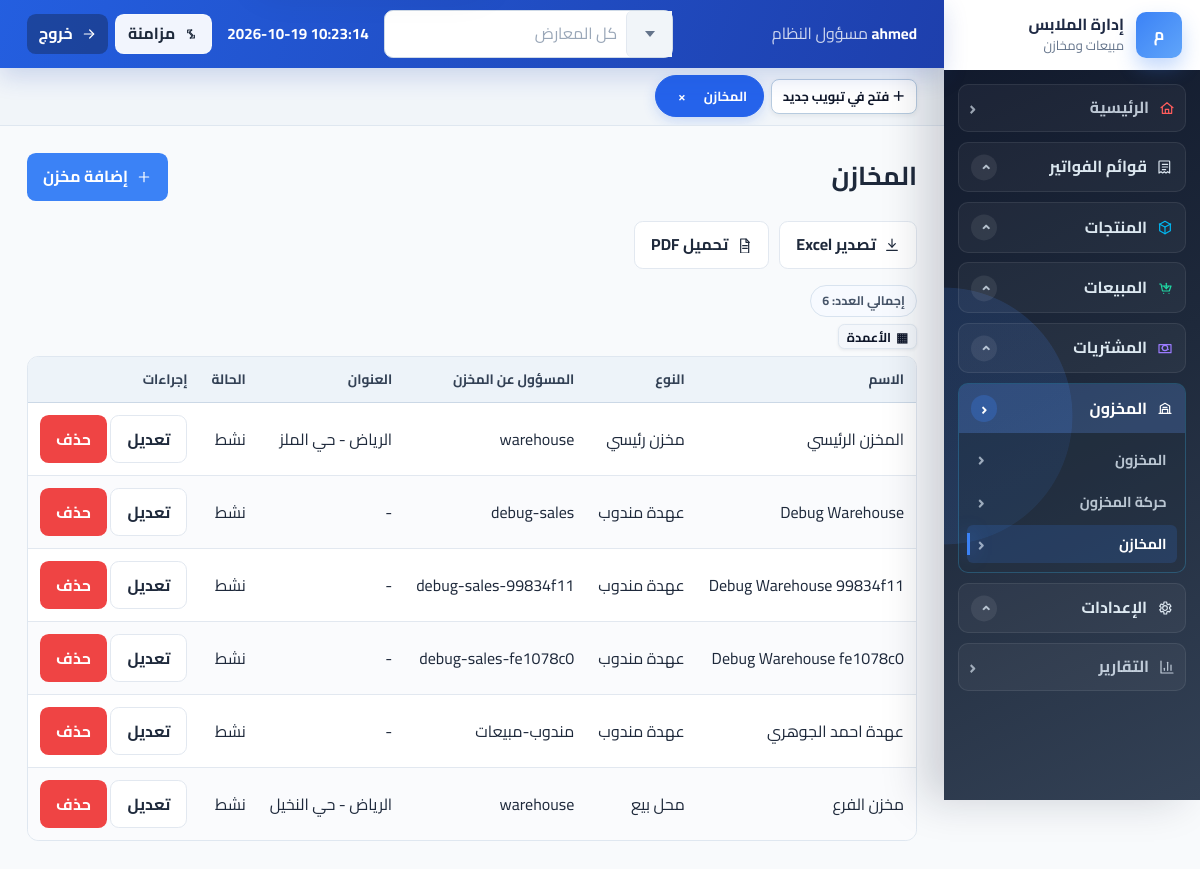
The app's page /inventory/warehouses/ (signed in), older data.
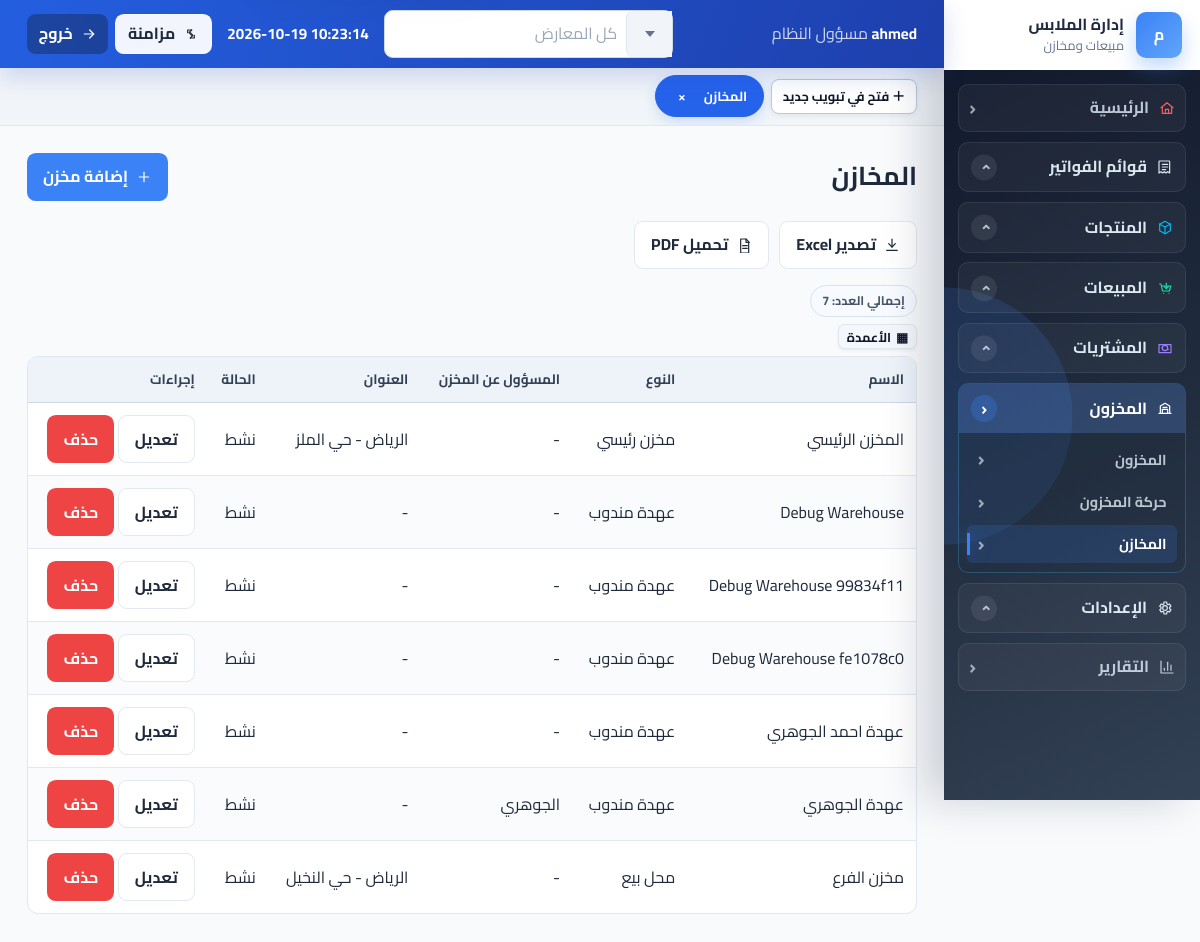
The same page, newer data.
### accounts/models.py (models this page shows, shortened)
class User(AbstractUser):
    ROLE_MANAGER = 'manager'
    ROLE_DIRECTOR = 'director'
    ROLE_SALES = 'sales'
    ROLE_WAREHOUSE = 'warehouse'
    ROLE_CHOICES = [
        (ROLE_MANAGER, 'مسؤول النظام'),
        (ROLE_DIRECTOR, 'المدير'),
        (ROLE_SALES, 'مندوب مبيعات'),
        (ROLE_WAREHOUSE, 'مسؤول مخزن'),
    ]
    username = models.CharField(
        'اسم المستخدم',
        max_length=150,
        unique=True,
        help_text='يمكن استخدام الحروف والأرقام والمسافات.',
        error_messages={'unique': 'يوجد مستخدم بهذا الاسم بالفعل.'},
    )
    role = models.CharField(max_length=20, choices=ROLE_CHOICES, default=ROLE_SALES, db_index=True)
    branch = models.ForeignKey(
        Branch,
        on_delete=models.PROTECT,
        null=True,
        blank=True,
        related_name="users",
    )
    phone = models.CharField(max_length=20, blank=True, null=True)
    created_at = models.DateTimeField(auto_now_add=True, db_index=True)
    objects = BranchUserManager()
    all_objects = UserManager()
    class Meta:
        indexes = [
            models.Index(fields=['role', 'is_active']),
            models.Index(fields=['created_at']),
        ]
        constraints = [
            check_constraint(
                check=models.Q(is_superuser=True) | models.Q(branch__isnull=False),
                name='accounts_user_non_superuser_requires_branch',
            ),
        ]
    @property
    def is_manager(self):
        return self.role in {self.ROLE_MANAGER, self.ROLE_DIRECTOR} or self.is_superuser
    @property
    def can_hard_delete(self):
        return self.role == self.ROLE_MANAGER or self.is_superuser

### inventory/models.py (models this page shows, shortened)
class Warehouse(BranchOwnedModel):
    branch_relations = ('assigned_user',)
    TYPE_MAIN = 'main'
    TYPE_STORE = 'store'
    TYPE_REPRESENTATIVE = 'representative'
    WAREHOUSE_TYPE_CHOICES = [
        (TYPE_MAIN, 'مخزن رئيسي'),
        (TYPE_STORE, 'محل بيع'),
        (TYPE_REPRESENTATIVE, 'عهدة مندوب'),
    ]
    name = models.CharField(max_length=100, db_index=True)
    warehouse_type = models.CharField(max_length=20, choices=WAREHOUSE_TYPE_CHOICES, db_index=True)
    assigned_user = models.ForeignKey(
        settings.AUTH_USER_MODEL,
        on_delete=models.SET_NULL,
        null=True,
        blank=True,
        related_name='assigned_warehouses',
    )
    address = models.TextField(blank=True, null=True)
    is_active = models.BooleanField(default=True, db_index=True)

### inventory/views.py (the view)
# urls.py: path('warehouses/', views.WarehouseListView.as_view(), name='warehouses'),
class WarehouseListView(RoleRequiredMixin, ExportListMixin, ListView):
    allowed_roles = ('manager', 'warehouse')
    model = Warehouse
    template_name = 'inventory/warehouses/list.html'
    context_object_name = 'warehouses'
    paginate_by = 20
    export_title = 'قائمة المخازن'
    export_filename = 'warehouses'
    export_columns = (
        ('اسم المخزن', 'name'),
        ('النوع', 'get_warehouse_type_display'),
        ('المسؤول', 'assigned_user'),
        ('العنوان', 'address'),
        ('الحالة', lambda warehouse: 'نشط' if warehouse.is_active else 'متوقف'),
    )
    def get_queryset(self):
        return Warehouse.objects.select_related('assigned_user').order_by('warehouse_type', 'name')

### accounts/context_processors.py (called while the page is built)
def branch_context(request):
    if not getattr(request, "user", None) or not request.user.is_authenticated:
        return {}
    return {
        "active_branch": getattr(request, "active_branch", None),
        "available_branches": Branch.objects.filter(is_active=True).order_by("name")
        if request.user.is_superuser
        else Branch.objects.filter(pk=request.user.branch_id),
    }

### accounts/models.py (called while the page is built)
    def get_queryset(self):
        queryset = super().get_queryset()
        from config.branching import branch_context_is_set, get_current_branch_id
        if branch_context_is_set() and get_current_branch_id() is not None:
            queryset = queryset.filter(branch_id=get_current_branch_id())
        return queryset

### accounts/permissions.py (called while the page is built)
def has_role(user, *roles):
    if not user.is_authenticated:
        return False
    if user.is_superuser or getattr(user, 'role', None) in {'manager', 'director'}:
        return True
    return getattr(user, 'role', None) in roles

    def test_func(self):
        return has_role(self.request.user, *self.allowed_roles)

### audit/context.py (called while the page is built)
def set_current_request(request):
    _state.request = request

def clear_current_request():
    if hasattr(_state, 'request'):
        del _state.request

### audit/templatetags/audit_history.py (called while the page is built, shortened)
def _current_object(context):
    for key in CONTEXT_OBJECT_KEYS:
        obj = context.get(key)
        if obj is not None and getattr(obj, 'pk', None):
            return obj
    return None

@register.inclusion_tag('audit/object_history.html', takes_context=True)
def current_page_audit_history(context, limit=20):
    request = context.get('request')
    user = getattr(request, 'user', None)
    obj = _current_object(context)
    if not obj or not _can_view_history(user):
        return {'show_history': False}

### config/branching.py (called while the page is built)
def set_current_branch(branch_id):
    return _current_branch_id.set(branch_id)

def reset_current_branch(token):
    _current_branch_id.reset(token)

def get_current_branch_id():
    value = _current_branch_id.get()
    return None if value is _UNSET else value

def branch_context_is_set():
    return _current_branch_id.get() is not _UNSET

    def get_queryset(self):
        queryset = super().get_queryset()
        if branch_context_is_set():
            branch_id = get_current_branch_id()
            if branch_id is not None:
                queryset = queryset.filter(branch_id=branch_id)
        return queryset

### templates/inventory/warehouses/list.html (shortened to what this page needs)
{% extends 'base.html' %}
{% block content %}
<div class="page-head">
    <h1>المخازن</h1>
    {% if request.user.is_manager %}
        <a class="btn btn-accent" href="{% url 'inventory:warehouse_create' %}">
            <svg class="ui-icon"><use href="#icon-plus"></use></svg>
            إضافة مخزن
        </a>
    {% endif %}
</div>
{% include 'partials/export_buttons.html' %}
<div class="table-wrap">
    <table>
        <thead>
            <tr>
                <th>الاسم</th>
                <th>النوع</th>
                <th>المسؤول عن المخزن</th>
                <th>العنوان</th>
                <th>الحالة</th>
                <th>إجراءات</th>
            </tr>
        </thead>
        <tbody>
            {% for warehouse in warehouses %}
                <tr>
                    <td>{{ warehouse.name }}</td>
                    <td>{{ warehouse.get_warehouse_type_display }}</td>
                    <td>{{ warehouse.assigned_user|default:'-' }}</td>
                    <td>{{ warehouse.address|default:'-' }}</td>
                    <td>{{ warehouse.is_active|yesno:'نشط,متوقف' }}</td>
                    <td>
                        {% if request.user.is_manager %}
                            <a class="btn btn-light" href="{% url 'inventory:warehouse_update' warehouse.pk %}">تعديل</a>
                            {% if request.user.can_hard_delete %}
                                <a class="btn btn-danger" href="{% url 'inventory:warehouse_delete' warehouse.pk %}">حذف</a>
                            {% endif %}
                        {% endif %}
                    </td>
                </tr>
            {% empty %}
                <tr><td colspan="6">لا توجد مخازن</td></tr>
            {% endfor %}
        </tbody>
    </table>
</div>
{% endblock %}

### templates/base.html (shortened to what this page needs)
{% load static audit_history %}
<!doctype html>
<html lang="ar" dir="rtl">
<head>
    <link rel="stylesheet" href="{% static 'css/main.css' %}">
    <link rel="stylesheet" href="{% static 'css/table-controls.css' %}">
</head>
<body data-pwa-user-id="{% if request.user.is_authenticated %}{{ request.user.pk }}{% endif %}" data-pwa-branch-id="{% if request.user.is_authenticated %}{{ active_branch.pk|default:request.user.branch_id|default:'' }}{% endif %}" data-pwa-role="{% if request.user.is_authenticated %}{{ request.user.role }}{% endif %}" data-pwa-superuser="{% if request.user.is_superuser %}1{% else %}0{% endif %}">
{% if request.user.is_authenticated %}
<div class="app-shell">
    {% include 'partials/sidebar.html' %}
    <main class="main-area" id="main-content" tabindex="-1">
        {% include 'partials/navbar.html' %}
        <nav class="workspace-tabs" data-workspace-tabs aria-label="التبويبات المفتوحة"></nav>
        <section class="page-content" data-page-content{% if page_obj %} data-total-records="{{ page_obj.paginator.count }}"{% endif %}>
            {% block content %}{% endblock %}
        </section>
    </main>
</div>
{% else %}
    {% block auth_content %}{% endblock %}
{% endif %}
</body>
</html>

### templates/partials/sidebar.html (shortened to what this page needs)
<aside class="sidebar" id="app-sidebar" aria-label="القائمة الرئيسية">
    <div class="brand">
        <div class="brand-mark">م</div>
        <div class="brand-copy">
            <strong>إدارة الملابس</strong>
            <span>مبيعات ومخازن</span>
        </div>
    </div>
    <nav class="side-nav" aria-label="روابط النظام">
        <a class="nav-link nav-single" href="{% url 'dashboard:index' %}">
            <svg class="ui-icon color-red"><use href="#icon-home"></use></svg>
            <span class="nav-text">الرئيسية</span>
            <span class="nav-arrow">‹</span>
        </a>
        {% if request.user.is_manager or request.user.is_sales %}
            <div class="nav-group">
                <button class="nav-group-toggle" type="button" data-nav-group-toggle aria-expanded="false">
                    <svg class="ui-icon color-blue"><use href="#icon-receipt"></use></svg>
                    <span class="nav-text">قوائم الفواتير</span>
                    <span class="nav-chevron" aria-hidden="true">‹</span>
                </button>
            </div>
        {% endif %}
        {% if request.user.is_manager or request.user.is_warehouse %}
            <div class="nav-group">
                <button class="nav-group-toggle" type="button" data-nav-group-toggle aria-expanded="false">
                    <svg class="ui-icon color-cyan"><use href="#icon-box"></use></svg>
                    <span class="nav-text">المنتجات</span>
                    <span class="nav-chevron" aria-hidden="true">‹</span>
                </button>
            </div>
        {% endif %}
        {% if request.user.is_manager or request.user.is_sales %}
            <div class="nav-group">
                <button class="nav-group-toggle" type="button" data-nav-group-toggle aria-expanded="false">
                    <svg class="ui-icon color-green"><use href="#icon-sale"></use></svg>
                    <span class="nav-text">المبيعات</span>
                    <span class="nav-chevron" aria-hidden="true">‹</span>
                </button>
            </div>
        {% endif %}
        {% if request.user.is_manager %}
            <div class="nav-group">
                <button class="nav-group-toggle" type="button" data-nav-group-toggle aria-expanded="false">
                    <svg class="ui-icon color-purple"><use href="#icon-money"></use></svg>
                    <span class="nav-text">المشتريات</span>
                    <span class="nav-chevron" aria-hidden="true">‹</span>
                </button>
            </div>
        {% endif %}
        {% if request.user.is_manager or request.user.is_warehouse %}
            <div class="nav-group">
                <button class="nav-group-toggle" type="button" data-nav-group-toggle aria-expanded="false">
                    <svg class="ui-icon color-blue"><use href="#icon-warehouse"></use></svg>
                    <span class="nav-text">المخزون</span>
                    <span class="nav-chevron" aria-hidden="true">‹</span>
                </button>
                <div class="nav-group-panel">
                    <a class="nav-link" href="{% url 'inventory:stock' %}"><span class="nav-text">المخزون</span><span class="nav-arrow">‹</span></a>
                    <a class="nav-link" href="{% url 'inventory:movements' %}"><span class="nav-text">حركة المخزون</span><span class="nav-arrow">‹</span></a>
                    {% if request.user.is_manager %}
                        <a class="nav-link" href="{% url 'inventory:warehouses' %}"><span class="nav-text">المخازن</span><span class="nav-arrow">‹</span></a>
                    {% endif %}
                </div>
            </div>
        {% endif %}
        {% if request.user.is_manager %}
            <div class="nav-group">
                <button class="nav-group-toggle" type="button" data-nav-group-toggle aria-expanded="false">
                    <svg class="ui-icon color-gray"><use href="#icon-settings"></use></svg>
                    <span class="nav-text">الإعدادات</span>
                    <span class="nav-chevron" aria-hidden="true">‹</span>
                </button>
            </div>
        {% endif %}
        {% if request.user.is_manager or request.user.is_sales or request.user.is_warehouse %}
            <a class="nav-link nav-single" href="{% url 'reports:index' %}">
                <svg class="ui-icon color-blue"><use href="#icon-chart"></use></svg>
                <span class="nav-text">التقارير</span>
                <span class="nav-arrow">‹</span>
            </a>
        {% endif %}
    </nav>
</aside>

### templates/partials/navbar.html (shortened to what this page needs)
<header class="topbar{% if request.user.is_superuser %} has-branch-selector{% endif %}">
    <div class="topbar-user">
        <strong>{{ request.user.get_full_name|default:request.user.username }}</strong>
        <span>{{ request.user.get_role_display }}{% if active_branch %} - {{ active_branch.name }}{% endif %}</span>
    </div>
    {% if request.user.is_superuser %}
    <form method="post" action="{% url 'accounts:branch_select' %}" class="branch-selector">
    </form>
    {% endif %}
    <div class="topbar-datetime" aria-label="التاريخ والوقت الحالي">
        <strong data-live-datetime>--</strong>
    </div>
    <div class="topbar-actions">
        <button class="btn btn-light topbar-action" type="button" data-pwa-sync title="مزامنة البيانات">
            <svg class="ui-icon" aria-hidden="true"><use href="#icon-exchange"></use></svg>
            <span data-pwa-sync-label>مزامنة</span>
        </button>
        <form method="post" action="{% url 'accounts:logout' %}">
            <button class="btn btn-secondary topbar-action" type="submit" title="تسجيل الخروج">
                <svg class="ui-icon" aria-hidden="true"><use href="#icon-arrow"></use></svg>
                <span>خروج</span>
            </button>
        </form>
    </div>
</header>

### templates/partials/export_buttons.html
{% if export_enabled %}
    <div class="button-row export-actions">
        <a class="btn btn-light" href="?{{ request.GET.urlencode }}{% if request.GET %}&{% endif %}export=excel"><svg class="ui-icon"><use href="#icon-download"></use></svg>تصدير Excel</a>
        <a class="btn btn-light" href="?{{ request.GET.urlencode }}{% if request.GET %}&{% endif %}export=pdf"><svg class="ui-icon"><use href="#icon-file"></use></svg>تحميل PDF</a>
    </div>
{% endif %}

Row changes from the older to the newer data that the page shows:
changed Warehouse "المخزن الرئيسي": assigned_user "warehouse" → "-"
changed Warehouse "Debug Warehouse": assigned_user "debug-sales" → "-"
changed Warehouse "Debug Warehouse 99834f11": assigned_user "debug-sales-99834f11" → "-"
changed Warehouse "Debug Warehouse fe1078c0": assigned_user "debug-sales-fe1078c0" → "-"
changed Warehouse "عهدة احمد الجوهري": assigned_user "مندوب-مبيعات" → "-"
added Warehouse: name "عهدة الجوهري", warehouse_type "عهدة مندوب", assigned_user "الجوهري", address "-", is_active "نشط"
changed Warehouse "مخزن الفرع": assigned_user "warehouse" → "-"
Text that changed along with them:
text written by a page script: "إجمالي العدد: 6 الأعمدة" → "إجمالي العدد: 7 الأعمدة"
